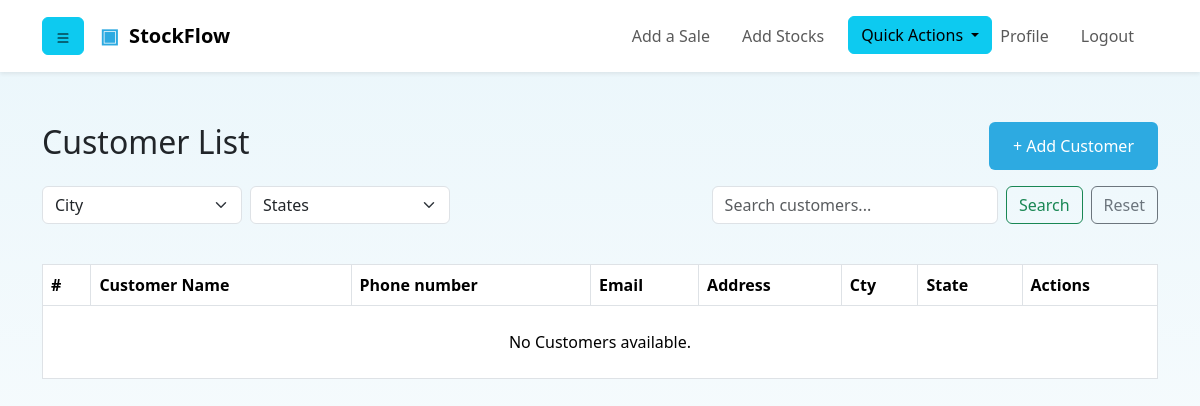
/customer/customer-list/ (signed in), run on an earlier commit of the app's database.
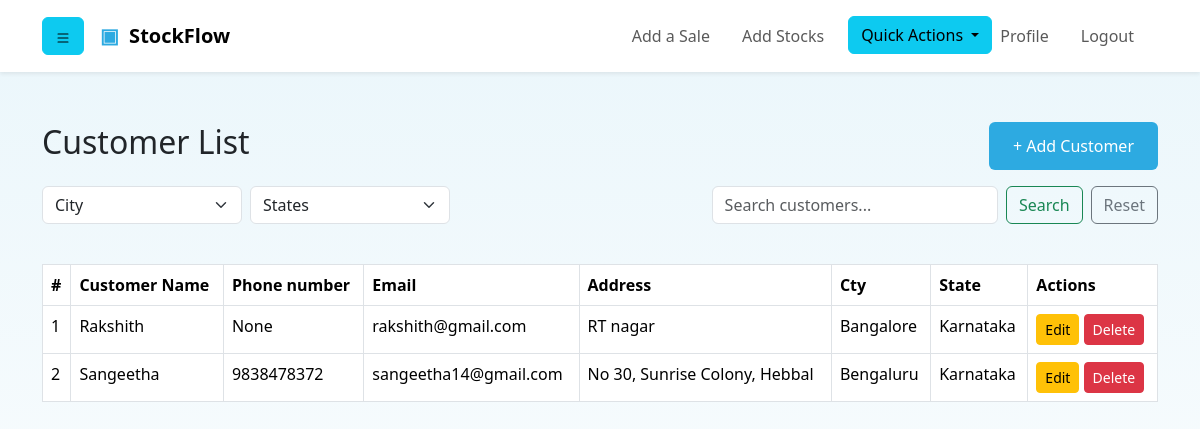
And on a later commit of the database.
### main/models.py (models this page shows, shortened)
class Customer(models.Model):
    customer_name = models.CharField("Enter customer name." ,max_length=50)
    phone_number = models.CharField("Enter customer's phone number.", max_length=10, unique=True, null=True, blank=True)
    email = models.EmailField("Enter customer email address.", max_length=30, unique=False)
    address = models.CharField(max_length=100, blank=True, null=True)
    city = models.CharField(max_length=30, blank=True, null=True)
    state = models.CharField(max_length=50, blank=True, null=True)
    postal_code = models.CharField(max_length=10, blank=True, null=True)
    created_at = models.DateTimeField(auto_now_add=True)
    updated_at = models.DateTimeField(auto_now=True)
    class Meta:
        ordering = ["customer_name"]

### main/views.py (the view, shortened to what this page needs)
# urls.py: path('customer/customer-list/', views.CustomerListView.as_view(), name='customer_list'),
class CustomerListView(LoginRequiredMixin, ListView):
    model = Customer
    template_name = 'main/customer_list.html'
    context_object_name = 'customers'
    paginate_by = 10
    def get_queryset(self):
        queryset =  super().get_queryset()
        query = self.request.GET.get('q')
        city = self.request.GET.get('city')
        state = self.request.GET.get('state')
        if city:
            queryset = queryset.filter(city=city)
        if state:
            queryset = queryset.filter(state=state)
        return queryset
    def get_context_data(self, **kwargs):
        context = super().get_context_data(**kwargs)
        context['cities'] = Customer.objects.values_list('city', flat=True).distinct()
        context['states'] = Customer.objects.values_list('state', flat=True).distinct()
        return context

### templates/main/customer_list.html (shortened to what this page needs)
{% extends 'base.html' %}
{% block content %}
<div class="container">
    <div class="d-flex justify-content-between align-items-center mb-3">
        <h2>Customer List</h2>
        <a href="{% url 'add_customer' %}" class="btn btn-primary">+ Add Customer</a>
    </div>
    <form method="GET" class="d-flex justify-content-between align-items-center mb-3 flex-wrap gap-2">
        <div class="d-flex gap-2">
            <select name="city" class="form-select" style="width: 200px;" onchange="this.form.submit()">
                <option value="">City</option>
            </select>
            <select name="supplier" class="form-select" style="width: 200px;" onchange="this.form.submit()">
                <option value="">States</option>
            </select>
        </div>
        <div class="d-flex gap-2" style="width: 40%; min-width: 250px;">
            <input
                type="search"
                name="q"
                class="form-control flex-grow-1"
                placeholder="Search customers..."
                value="{{ request.GET.q }}"
            >
            <button class="btn btn-outline-success" type="submit">Search</button>
            <a href="{% url 'customer_list' %}" class="btn btn-outline-secondary">Reset</a>
        </div>
    </form>
    <br><table class="table table-bordered">
        <thead>
            <tr>
            <th scope="col">#</th>
            <th scope="col">Customer Name</th>
            <th scope="col">Phone number</th>
            <th scope="col">Email</th>
            <th scope="col">Address</th>
            <th scope="col">Cty</th>
            <th scope="col">State</th>
            <th scope="col">Actions</th>
            </tr>
        </thead>
        <tbody>
            {% for customer in customers %}
            <tr>
                <td>{{ forloop.counter }}</td>
                <td>{{ customer.customer_name }}</td>
                <td>{{ customer.phone_number }}</td>
                <td>{{ customer.email }}</td>
                <td>{{ customer.address }}</td>
                <td>{{ customer.city }}</td>
                <td>{{ customer.state }}</td>
                <td>
                    <a href="{% url 'customer_update' customer.pk %}" class="btn btn-sm btn-warning">Edit</a>
                    <a href="{% url 'customer_delete' customer.pk %}" class="btn btn-sm btn-danger">Delete</a>
                </td>
            </tr>
            {% empty %}
            <tr>
                <td colspan="9" class="text-center py-4">
                    No Customers available.
                </td>
            </tr>
            {% endfor %}
        </tbody>
    </table>
</div>
{% endblock %}

What changed in the data, as far as the page shows it:
added Customer: customer_name "Rakshith", phone_number "None", email "rakshith@gmail.com", address "RT nagar", city "Bangalore", state "Karnataka"
added Customer: customer_name "Sangeetha", phone_number "9838478372", email "sangeetha14@gmail.com", address "No 30, Sunrise Colony, Hebbal", city "Bengaluru", state "Karnataka"
Also different on the page:
text no longer shown: "No Customers available."
